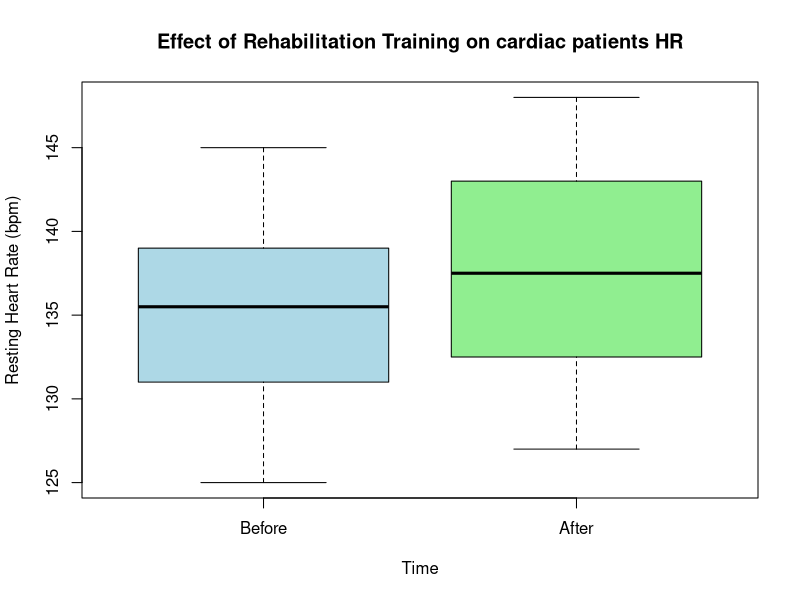

Here is the R script that generated this plot:
## ---- chunk 1
prepost <- read.csv("data/test_data/PrePost.csv",header=TRUE)
head(prepost)
summary(prepost)
## ---- chunk 2
# We separate the two groups
rest.Pre  <- prepost$perf[prepost$time == "Before"]
rest.Post <- prepost$perf[prepost$time == "After"]

# Shapiro-Wilk normality test
shapiro.test(rest.Pre)
shapiro.test(rest.Post)
## ---- chunk 3
# Paired t-test
t_test_result <- t.test(rest.Pre, rest.Post, paired = TRUE)
t_test_result
## ---- chunk 4
# Boxplot to visualize the effect of the treatment
prepost$time <- factor(prepost$time, levels = c("Before", "After"))
boxplot(perf ~ time, data = prepost, 
        main = "Effect of Rehabilitation Training on cardiac patients HR",
        xlab = "Time", ylab = "Resting Heart Rate (bpm)",
        col = c("lightblue", "lightgreen"))
## ---- chunk 5
snore <- read.table("data/test_data/snore.txt", header=TRUE)
head(snore)
summary(snore)
